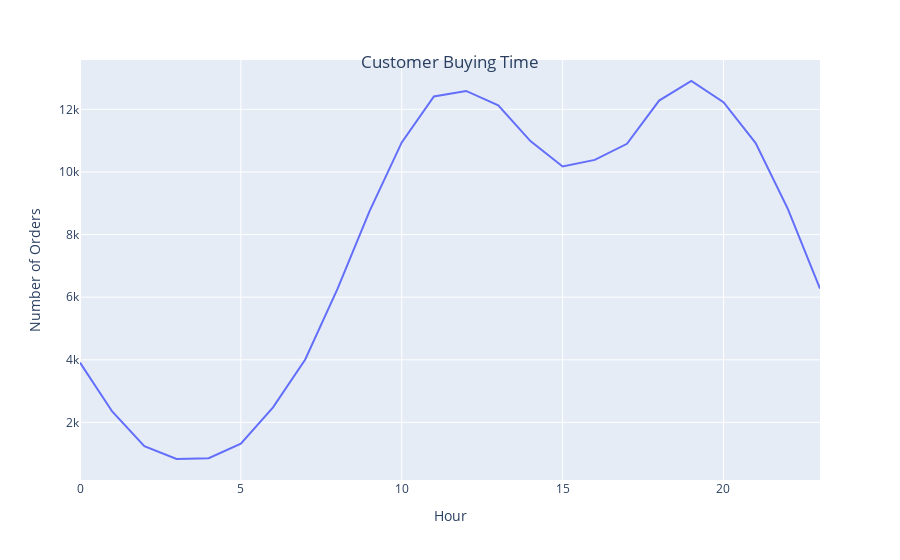

Notebook cell for this chart:
### Code cell
fig = px.line(adv_hour, x= adv_hour.index, y= "Random", labels={'Random': 'Number of Orders'})
fig.update_layout(
    title={
        'text': "Customer Buying Time",
        'y':0.9,
        'x':0.5,
        'xanchor': 'center',
        'yanchor': 'top'})
fig.show()

### Figure 1 — Plotly figure (JSON) as saved in the notebook; plotly's stock layout.template omitted (floating-point values rounded to 4 significant figures)
{"data": [{"hovertemplate": "Hour=%{x}<br>Number of Orders=%{y}<extra></extra>", "legendgroup": "", "line": {"color": "#636efa", "dash": "solid"}, "marker": {"symbol": "circle"}, "mode": "lines", "name": "", "orientation": "v", "showlegend": false, "type": "scatter", "x": [0, 1, 2, 3, 4, 5, 6, 7, 8, 9, 10, 11, 12, 13, 14, 15, 16, 17, 18, 19, 20, 21, 22, 23], "xaxis": "x", "y": [3910, 2350, 1243, 831, 854, 1321, 2482, 4011, 6256, 8748, 10944, 12411, 12587, 12129, 10984, 10175, 10384, 10899, 12280, 12905, 12228, 10921, 8822, 6275], "yaxis": "y"}], "layout": {"legend": {"tracegroupgap": 0}, "margin": {"t": 60}, "title": {"text": "Customer Buying Time", "x": 0.5, "xanchor": "center", "y": 0.9, "yanchor": "top"}, "xaxis": {"anchor": "y", "domain": [0, 1], "title": {"text": "Hour"}}, "yaxis": {"anchor": "x", "domain": [0, 1], "title": {"text": "Number of Orders"}}}}
